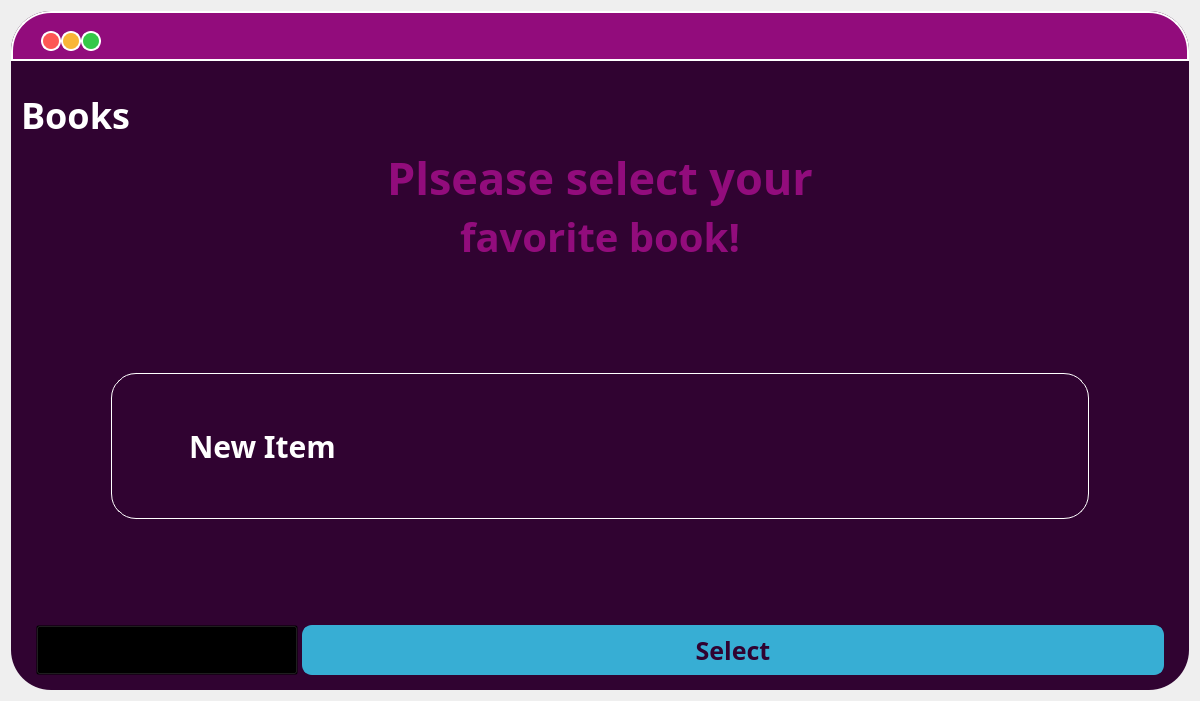
<?xml version="1.0" encoding="UTF-8"?>
<ui version="4.0">
 <class>ChooseBookForm</class>
 <widget class="QWidget" name="ChooseBookForm">
  <property name="geometry">
   <rect>
    <x>0</x>
    <y>0</y>
    <width>1200</width>
    <height>701</height>
   </rect>
  </property>
  <property name="windowTitle">
   <string>Form</string>
  </property>
  <layout class="QVBoxLayout" name="verticalLayout">
   <item>
    <widget class="QFrame" name="chooseBookFrame">
     <property name="styleSheet">
      <string notr="true">QFrame{background:#300331;
border-style: solid;
  border-color: red;
border-radius:40;}


QPushButton:hover {
background: qradialgradient(
cx: 0.3, cy: -0.4, fx: 0.3, fy: -0.4,
radius: 1.35, stop: 0 #fff, stop: 1 #bbb
);
}

QSplitter::handle {
    background: none;
}

QPushButton:pressed {
border-style: inset;
background: qradialgradient(
cx: 0.4, cy: -0.1, fx: 0.4, fy: -0.1,
radius: 1.35, stop: 0 #fff, stop: 1 #ddd
);}</string>
     </property>
     <property name="frameShape">
      <enum>QFrame::StyledPanel</enum>
     </property>
     <property name="frameShadow">
      <enum>QFrame::Raised</enum>
     </property>
     <layout class="QHBoxLayout" name="horizontalLayout_2">
      <property name="leftMargin">
       <number>0</number>
      </property>
      <property name="topMargin">
       <number>0</number>
      </property>
      <property name="rightMargin">
       <number>0</number>
      </property>
      <property name="bottomMargin">
       <number>0</number>
      </property>
      <item>
       <widget class="QSplitter" name="splitter_2">
        <property name="styleSheet">
         <string notr="true">background:none;</string>
        </property>
        <property name="orientation">
         <enum>Qt::Vertical</enum>
        </property>
        <widget class="QWidget" name="layoutWidget_4">
         <layout class="QVBoxLayout" name="barLogo_2">
          <item>
           <widget class="QGroupBox" name="TabBar_2">
            <property name="minimumSize">
             <size>
              <width>0</width>
              <height>50</height>
             </size>
            </property>
            <property name="maximumSize">
             <size>
              <width>16777215</width>
              <height>50</height>
             </size>
            </property>
            <property name="styleSheet">
             <string notr="true">background:#920C7C;
border: 2px solid white;
border-radius:0;
border-top-left-radius: 40;
border-top-right-radius: 40;
</string>
            </property>
            <property name="title">
             <string/>
            </property>
            <widget class="QPushButton" name="btnClose">
             <property name="geometry">
              <rect>
               <x>30</x>
               <y>20</y>
               <width>20</width>
               <height>20</height>
              </rect>
             </property>
             <property name="styleSheet">
              <string notr="true">QPushButton{
background-color: #FD5754;
border-style: solid;
border-color: white;
border-width: 2px;
border-radius: 10px;
}

QPushButton:hover {
background: #37AED4;
}

QPushButton:pressed {
border-style: inset;
background: qradialgradient(
cx: 0.4, cy: -0.1, fx: 0.4, fy: -0.1,
radius: 1.35, stop: 0 #fff, stop: 1 #ddd
);}</string>
             </property>
             <property name="text">
              <string/>
             </property>
            </widget>
            <widget class="QPushButton" name="btnMinimize">
             <property name="geometry">
              <rect>
               <x>50</x>
               <y>20</y>
               <width>20</width>
               <height>20</height>
              </rect>
             </property>
             <property name="styleSheet">
              <string notr="true">QPushButton{
background-color: #F9B637;
border-style: solid;
border-color: white;
border-width: 2px;
border-radius: 10px;
}

QPushButton:hover {
background: #37AED4;
}

QPushButton:pressed {
border-style: inset;
background: qradialgradient(
cx: 0.4, cy: -0.1, fx: 0.4, fy: -0.1,
radius: 1.35, stop: 0 #fff, stop: 1 #ddd
);}</string>
             </property>
             <property name="text">
              <string/>
             </property>
            </widget>
            <widget class="QPushButton" name="btnZoom">
             <property name="geometry">
              <rect>
               <x>70</x>
               <y>20</y>
               <width>20</width>
               <height>20</height>
              </rect>
             </property>
             <property name="styleSheet">
              <string notr="true">QPushButton{
background-color: #34C848;
border-style: solid;
border-color: white;
border-width: 2px;
border-radius: 10px;
}


QPushButton:hover {
background: #37AED4;
}

QPushButton:pressed {
border-style: inset;
background: qradialgradient(
cx: 0.4, cy: -0.1, fx: 0.4, fy: -0.1,
radius: 1.35, stop: 0 #fff, stop: 1 #ddd
);}</string>
             </property>
             <property name="text">
              <string/>
             </property>
            </widget>
           </widget>
          </item>
          <item>
           <widget class="QGroupBox" name="BooksLogo_2">
            <property name="minimumSize">
             <size>
              <width>0</width>
              <height>75</height>
             </size>
            </property>
            <property name="styleSheet">
             <string notr="true">border:none;</string>
            </property>
            <property name="title">
             <string/>
            </property>
            <widget class="QLabel" name="label_10">
             <property name="geometry">
              <rect>
               <x>10</x>
               <y>10</y>
               <width>391</width>
               <height>75</height>
              </rect>
             </property>
             <property name="minimumSize">
              <size>
               <width>50</width>
               <height>75</height>
              </size>
             </property>
             <property name="styleSheet">
              <string notr="true">background:none;
font-size:36px;
color:white;
font-weight:bold;
font-family:google sans;
image: url(:/logo/img/RecSy.png);</string>
             </property>
             <property name="text">
              <string>Books</string>
             </property>
             <property name="margin">
              <number>50</number>
             </property>
            </widget>
           </widget>
          </item>
         </layout>
        </widget>
        <widget class="QWidget" name="layoutWidget_5">
         <layout class="QVBoxLayout" name="WholeBody_2">
          <property name="sizeConstraint">
           <enum>QLayout::SetDefaultConstraint</enum>
          </property>
          <property name="leftMargin">
           <number>25</number>
          </property>
          <property name="rightMargin">
           <number>25</number>
          </property>
          <property name="bottomMargin">
           <number>15</number>
          </property>
          <item>
           <widget class="QSplitter" name="body_2">
            <property name="styleSheet">
             <string notr="true">QSplitter::handle {
    background: none;
}</string>
            </property>
            <property name="orientation">
             <enum>Qt::Vertical</enum>
            </property>
            <widget class="QSplitter" name="hereIs_2">
             <property name="orientation">
              <enum>Qt::Vertical</enum>
             </property>
             <widget class="QWidget" name="layoutWidget_6">
              <layout class="QVBoxLayout" name="verticalLayout_4">
               <property name="spacing">
                <number>0</number>
               </property>
               <property name="sizeConstraint">
                <enum>QLayout::SetDefaultConstraint</enum>
               </property>
               <property name="bottomMargin">
                <number>50</number>
               </property>
               <item>
                <widget class="QLabel" name="label_4">
                 <property name="styleSheet">
                  <string notr="true">QLabel{
font-size:45px;
color:#920C7C;
font-weight:bold;
font-family:Google Sans;
}</string>
                 </property>
                 <property name="text">
                  <string>Plsease select your</string>
                 </property>
                 <property name="alignment">
                  <set>Qt::AlignCenter</set>
                 </property>
                </widget>
               </item>
               <item>
                <widget class="QLabel" name="label_5">
                 <property name="styleSheet">
                  <string notr="true">QLabel{
font-size:40px;
color:#920C7C;
font-weight:bold;
font-family:Google Sans;
}</string>
                 </property>
                 <property name="text">
                  <string>favorite book!</string>
                 </property>
                 <property name="alignment">
                  <set>Qt::AlignCenter</set>
                 </property>
                 <property name="margin">
                  <number>0</number>
                 </property>
                </widget>
               </item>
              </layout>
             </widget>
            </widget>
            <widget class="QComboBox" name="comboBox_Books">
             <property name="sizePolicy">
              <sizepolicy hsizetype="Preferred" vsizetype="Fixed">
               <horstretch>0</horstretch>
               <verstretch>0</verstretch>
              </sizepolicy>
             </property>
             <property name="minimumSize">
              <size>
               <width>0</width>
               <height>300</height>
              </size>
             </property>
             <property name="layoutDirection">
              <enum>Qt::LeftToRight</enum>
             </property>
             <property name="styleSheet">
              <string notr="true">color:white;
background:#300331;
font-size:30px;
font-weight:bold;
font-family:google sans;
text-align:center;
margin-bottom:100px;
border:1px solid white;
border-radius:25px;
 padding-left: 75px;
margin-left:75px;
margin-top:55px;
margin-right:75px;</string>
             </property>
             <property name="editable">
              <bool>true</bool>
             </property>
             <property name="frame">
              <bool>true</bool>
             </property>
             <item>
              <property name="text">
               <string>New Item</string>
              </property>
             </item>
             <item>
              <property name="text">
               <string>New Item</string>
              </property>
             </item>
             <item>
              <property name="text">
               <string>New Item</string>
              </property>
             </item>
            </widget>
           </widget>
          </item>
          <item>
           <widget class="QSplitter" name="bottomBar_2">
            <property name="minimumSize">
             <size>
              <width>0</width>
              <height>50</height>
             </size>
            </property>
            <property name="styleSheet">
             <string notr="true">QSplitter::handle {
    background: none;
}</string>
            </property>
            <property name="orientation">
             <enum>Qt::Horizontal</enum>
            </property>
            <widget class="QToolButton" name="btnBack">
             <property name="styleSheet">
              <string notr="true">QToolButton{
background:transparent;
image: url(:/back/img/back.png);
}
QToolButton:hover {
background: #920C7C;
border: solid 1px;
border-radius:25;
}

QToolButton:pressed {
border-style: inset;
background: #37AED4;}</string>
             </property>
             <property name="text">
              <string/>
             </property>
            </widget>
            <widget class="QPushButton" name="btnSelect">
             <property name="styleSheet">
              <string notr="true">QPushButton{
background-color: #37AED4;
border-style: solid;
border-color: #37AED4;
border-width: 2px;
border-radius: 10px;
font-family:Google Sans;
font-weight: bold;
font-size:25px;
color:#300331;
}


QPushButton:hover {
background: #300331;
color:#37AED4;
border-color: #300331;
}

QPushButton:pressed {
border-style: inset;
background: qradialgradient(
cx: 0.4, cy: -0.1, fx: 0.4, fy: -0.1,
radius: 1.35, stop: 0 #fff, stop: 1 #ddd
);}</string>
             </property>
             <property name="text">
              <string>Select</string>
             </property>
            </widget>
           </widget>
          </item>
         </layout>
        </widget>
       </widget>
      </item>
     </layout>
    </widget>
   </item>
  </layout>
 </widget>
 <resources>
  <include location="../source.qrc"/>
 </resources>
 <connections/>
</ui>
